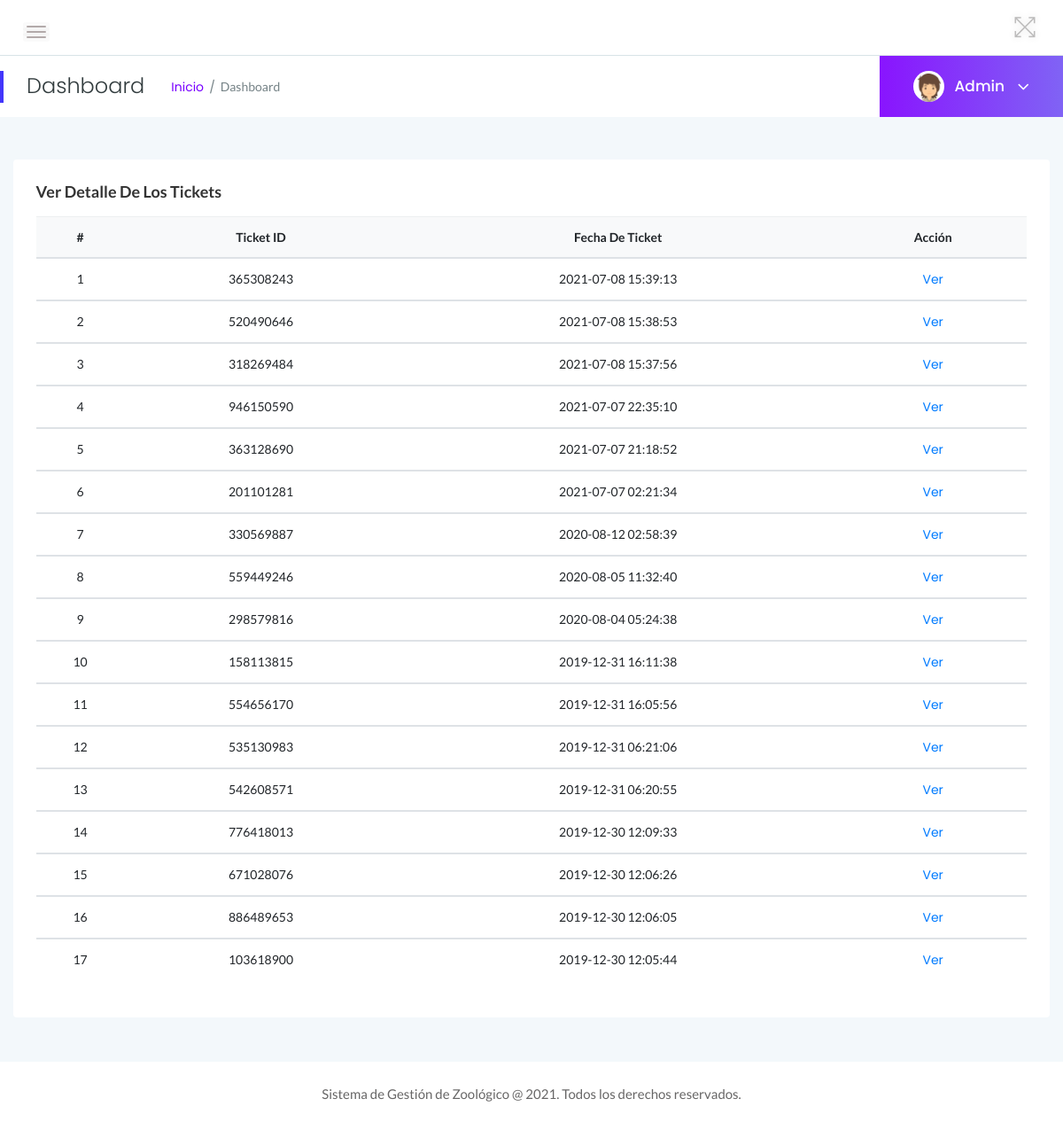
Page /admin/manage-foreigners-ticket.php (signed in) on the committed database.
### tables this page shows
CREATE TABLE `tblticforeigner` (
  `ID` int(10) NOT NULL,
  `TicketID` varchar(200) DEFAULT NULL,
  `NoAdult` int(10) DEFAULT NULL,
  `NoChildren` int(10) DEFAULT NULL,
  `AdultUnitprice` varchar(50) DEFAULT NULL,
  `ChildUnitprice` varchar(50) DEFAULT NULL,
  `PostingDate` timestamp NULL DEFAULT current_timestamp()
);

### admin/manage-foreigners-ticket.php (the view, shortened to what this page needs)
<?php
include('includes/dbconnection.php');
if (strlen($_SESSION['zmsaid']==0)) {
  header('location:logout.php');
  } else{
?>
<!doctype html>
<html class="no-js" lang="es">
<head>
    <link rel="stylesheet" href="assets/css/bootstrap.min.css">
    <link rel="stylesheet" href="assets/css/font-awesome.min.css">
    <link rel="stylesheet" href="assets/css/themify-icons.css">
    <link rel="stylesheet" href="assets/css/metisMenu.css">
    <link rel="stylesheet" href="assets/css/owl.carousel.min.css">
    <link rel="stylesheet" href="assets/css/slicknav.min.css">
    <link rel="stylesheet" href="https://www.amcharts.com/lib/3/plugins/export/export.css" type="text/css" media="all" />
    <link rel="stylesheet" type="text/css" href="https://cdn.datatables.net/1.10.19/css/jquery.dataTables.css">
    <link rel="stylesheet" type="text/css" href="https://cdn.datatables.net/1.10.18/css/dataTables.bootstrap4.min.css">
    <link rel="stylesheet" type="text/css" href="https://cdn.datatables.net/responsive/2.2.3/css/responsive.bootstrap.min.css">
    <link rel="stylesheet" type="text/css" href="https://cdn.datatables.net/responsive/2.2.3/css/responsive.jqueryui.min.css">
    <link rel="stylesheet" href="assets/css/typography.css">
    <link rel="stylesheet" href="assets/css/default-css.css">
    <link rel="stylesheet" href="assets/css/styles.css">
    <link rel="stylesheet" href="assets/css/responsive.css">
</head>
<body>
    <div class="page-container">
        <div class="main-content">
          <?php include_once('includes/header.php');?>
            <?php include_once('includes/pagetitle.php');?>
            <div class="main-content-inner">
                <div class="row">
                    <div class="col-12 mt-5">
                        <div class="card">
                            <div class="card-body">
                                <h4 class="header-title">Ver detalle de los tickets</h4>
                                <div class="data-tables">
                                    <table  class="table text-center">
                                        <thead class="bg-light text-capitalize">
                                            <tr>
                                                <th>#</th>
                                                <th>Ticket ID</th>
                                                <th>Fecha de ticket</th>
                                                <th>Acción</th>
                                            </tr>
                                        </thead>
                                        <?php
$ret=mysqli_query($con,"select * from tblticforeigner order by ID desc");
$cnt=1;
while ($row=mysqli_fetch_array($ret)) {
?>
                                        <tbody>
          <tr>
            <td width="100"><?php echo $cnt;?></td>
                  <td><?php  echo $row['TicketID'];?></td>
                  <td ><?php  echo $row['PostingDate'];?></td>
                  <td><a href="view-foreigner-ticket.php?viewid=<?php echo $row['ID'];?>">Ver</a>
                </tr>
                <?php
$cnt=$cnt+1;
}?>
 </tbody>
                                    </table>
                                </div>
                            </div>
                        </div>
                    </div>
                </div>
            </div>
        </div>
        <?php include_once('includes/footer.php');?>
    </div>
</body>
</html>
<?php }  ?>

### admin/includes/pagetitle.php (shortened to what this page needs)
<?php
include('includes/dbconnection.php');
?>
<div class="page-title-area">
                <div class="row align-items-center">
                    <div class="col-sm-6">
                        <div class="breadcrumbs-area clearfix">
                            <h4 class="page-title pull-left">Dashboard</h4>
                            <ul class="breadcrumbs pull-left">
                                <li><a href="dashboard.php">Inicio</a></li>
                                <li><span>Dashboard</span></li>
                            </ul>
                        </div>
                    </div>
                    <div class="col-sm-6 clearfix">
                        <div class="user-profile pull-right">
                            <img class="avatar user-thumb" src="assets/images/author/avatar.png" alt="avatar">
                            <?php
$adid=$_SESSION['zmsaid'];
$ret=mysqli_query($con,"select AdminName from tbladmin where ID='$adid'");
$row=mysqli_fetch_array($ret);
$name=$row['AdminName'];
?>
                            <h4 class="user-name dropdown-toggle" data-toggle="dropdown"><?php echo $name; ?> <i class="fa fa-angle-down"></i></h4>
                        </div>
                    </div>
                </div>
            </div>

### admin/assets/css/styles.css (style rules this page uses)
.page-container { width: 100%; height: 100%; min-height: 100vh; padding-left: 280px; -webkit-transition: padding-left 0.3s ease 0s; transition: padding-left 0.3s ease 0s; }
.card { border: none; border-radius: 4px; background-color: #fff; -webkit-transition: all 0.3s ease 0s; transition: all 0.3s ease 0s; }
.card-body { padding: 25.6px; padding: 1.6rem; }
.main-content { width: 100%; background: #F3F8FB; }
.main-content-inner { padding: 0 30px 50px; }
.page-title-area { padding: 0 30px; background: #fff; position: relative; }
.page-title-area:before { content: ''; position: absolute; left: 0; top: 50%; width: 4px; height: 36px; background: var(--primary-color); -webkit-transform: translateY(-50%); transform: translateY(-50%); }
.page-title { font-size: 24px; font-weight: 300; color: #313b3d; letter-spacing: 0; margin-right: 30px; }
ul.breadcrumbs { margin-top: 4px; }
.breadcrumbs li { display: inline-block; }
.breadcrumbs li a, .breadcrumbs li span { display: block; font-size: 14px; font-weight: 400; color: #7801ff; letter-spacing: 0; margin-right: 16px; position: relative; }
.breadcrumbs li a:before { content: '/'; color: #768387; position: absolute; right: -13px; top: 0; }
.breadcrumbs li span { margin-right: 0; color: #768387; text-transform: capitalize; }
.user-profile { margin-right: -30px; display: -webkit-box; display: -ms-flexbox; display: flex; -webkit-box-align: center; -ms-flex-align: center; align-items: center; -ms-flex-wrap: wrap; flex-wrap: wrap; background: -webkit-linear-gradient(left, #8914fe 0%, #8063f5 100%); background: linear-gradient(to right, #8914fe 0%, #8063f5 100%); padding: 17px 38px; position: relative; }
.user-profile img.avatar { height: 35px; width: 35px; border-radius: 50%; margin-right: 12px; }
.user-name { font-size: 17px; font-weight: 500; color: #fff; letter-spacing: 0; cursor: pointer; -webkit-user-select: none; -moz-user-select: none; -ms-user-select: none; user-select: none; }
.user-name i { margin-left: 10px; font-size: 21px; vertical-align: middle; position: relative; }
.notification-area .dropdown-toggle, .user-name.dropdown-toggle { position: relative; }
.notification-area .dropdown-toggle:after, .user-name.dropdown-toggle:after { display: none; }
.header-title { font-family: 'Lato', sans-serif; font-size: 18px; font-weight: 600; letter-spacing: 0; color: #333; text-transform: capitalize; margin-bottom: 17px; }
table tr th { border-bottom: none; }
table tr th, table tr td { border-top: 1px solid rgba(120, 130, 140, 0.13) !important; }

### admin/assets/css/responsive.css (style rules this page uses)
@media (min-width: 1200px) and (max-width: 1364px) { .main-content-inner { padding: 0 15px 50px; } }
@media (min-width: 1200px) and (max-width: 1364px) { .page-container, .sbar_collapsed.page-container { padding-left: 0; } }

### rows in the picture
tblticforeigner: TicketID "365308243", PostingDate "2021-07-08 15:39:13"
tblticforeigner: TicketID "520490646", PostingDate "2021-07-08 15:38:53"
tblticforeigner: TicketID "318269484", PostingDate "2021-07-08 15:37:56"
tblticforeigner: TicketID "946150590", PostingDate "2021-07-07 22:35:10"
tblticforeigner: TicketID "363128690", PostingDate "2021-07-07 21:18:52"
tblticforeigner: TicketID "201101281", PostingDate "2021-07-07 02:21:34"
tblticforeigner: TicketID "330569887", PostingDate "2020-08-12 02:58:39"
tblticforeigner: TicketID "559449246", PostingDate "2020-08-05 11:32:40"
tblticforeigner: TicketID "298579816", PostingDate "2020-08-04 05:24:38"
tblticforeigner: TicketID "158113815", PostingDate "2019-12-31 16:11:38"
tblticforeigner: TicketID "554656170", PostingDate "2019-12-31 16:05:56"
tblticforeigner: TicketID "535130983", PostingDate "2019-12-31 06:21:06"
tblticforeigner: TicketID "542608571", PostingDate "2019-12-31 06:20:55"
tblticforeigner: TicketID "776418013", PostingDate "2019-12-30 12:09:33"
tblticforeigner: TicketID "671028076", PostingDate "2019-12-30 12:06:26"
tblticforeigner: TicketID "886489653", PostingDate "2019-12-30 12:06:05"
tblticforeigner: TicketID "103618900", PostingDate "2019-12-30 12:05:44"

### other values in the picture
$name "Admin"
